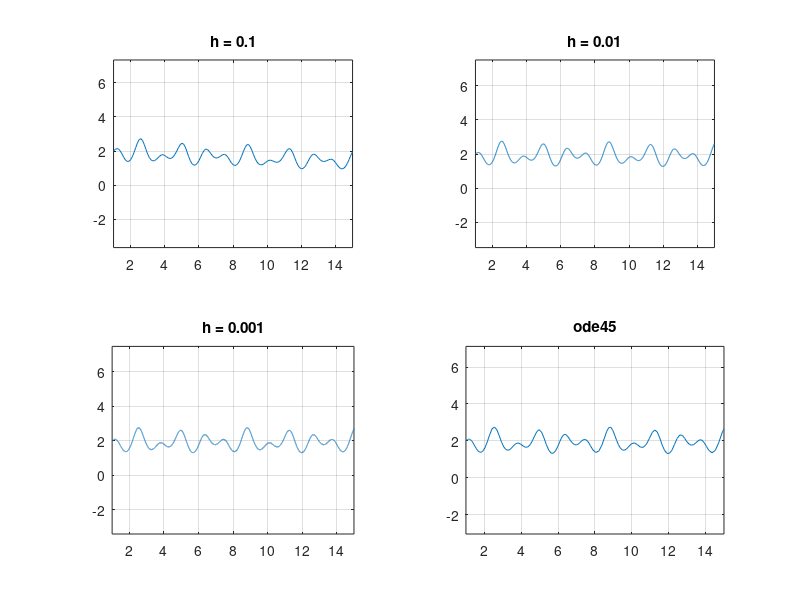

Here is the MATLAB script that generated this plot: (Note: this script raises an error after producing the figure.)
%% Uppgift 1

f = @(t, u) cos(3.*t) - sin(5.*t) .* u;
a = 1;
b = 15;
ua = 2;

for i = 1:3
    subplot(2, 2, i)
    h = 10 ^ (-i);
    N = (b - a) / h;
    t = a + (0:N) * h;
    U = zeros(size(t));
    U(1) = ua;
    for n=1:N
        U(n+1) = U(n) + h * f(t(n), U(n));
    end
    plot(t, U), axis equal, grid on, title(sprintf('h = %g', h))
end

subplot(2, 2, i + 1)
[t, U] = ode45(f, [a b], ua);
plot(t, U), axis equal, grid on, title('ode45')

%% Uppgift 2 och 3

h = .001;
function_data = {
    {@(t, u) t .^ 2, [1 3], 1}
    {@(t, u) u, [0 2], 1}
    {@(t, u) -t .* u, [0 3], 1}
    {@(t, u) -5 .* u, [0 1], 2}
};

for i = 1:size(function_data)
    subplot(2, 2, i)
    data = function_data{i};
    f = data{1}; I = data{2}; ua = data{3};
    [t, U] = min_ode(f, I, ua, h);
    plot(t, U), axis equal
end